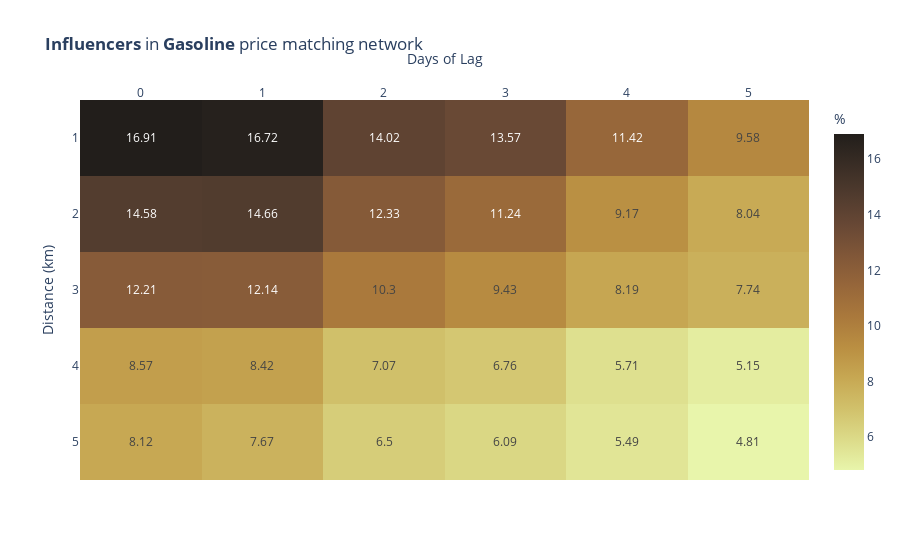
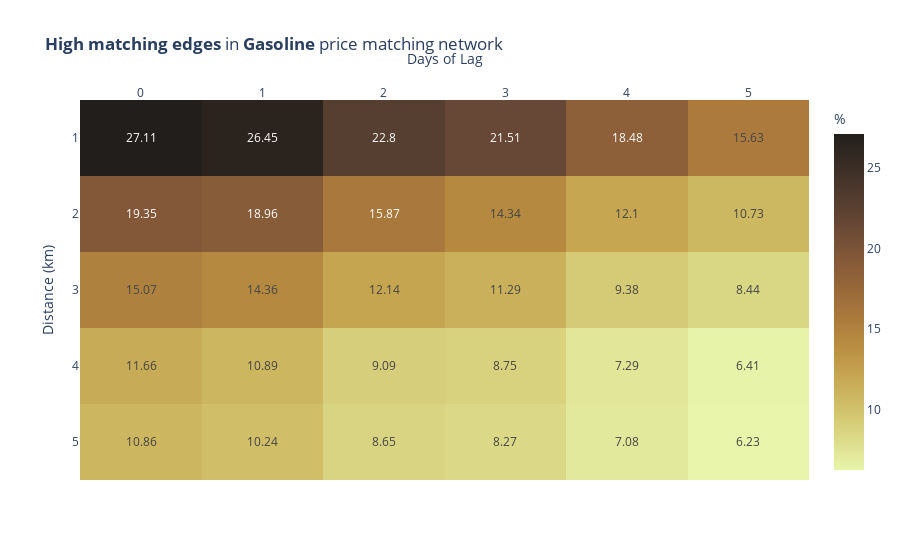

Notebook cell for these charts, in order:
### Markdown cell above
Printing the percentage of influencer over the total of nodes, and the percentage of high matching edges over the total of edges for every km and day of lag.

After giving a quick view of the data we can see that increasing in **km** and **lag** reduce the percentage of influencers and high matching edges present in the networks, this means that by more km are the stations divided less the possibility thet they have an high influence over each other, and the more days pass after a change in price from a station less the possibility that another stations will adapt to the new price

If we look closer in this negative trend we can see, that the decreasing difference in the high matching edges from lag 0 to lag 1 is negligible always less than 1%, same for the number of influencer that in some case it will also increase.

We also have to keep in mind that as concern the lag 0 every high matching nodes goes in two directions because the change in price it is simultaneous, A change with B and B with A, if we want to be precise the number of high matching edge for 0 lag should be divided by two.
We can also have between two different stations mutual edges with lag greater than 0 but in this case the information obtained is different, it tells us that the two stations adapt to each other continuously after a certain number of days.

### Code cell
import plotly.express as px

# Function to visualize the percentage of influencers and high matching edges in the price matching network
def print_hign_matching_and_influencers(price_matching_network, influencers, high_matching_edges,fuel_type):
    
    data_influencers,data_high_matching  = [], []

    for km in influencers:

        total_edges = len(price_matching_network[km].edges())
        total_nodes = len(price_matching_network[km].nodes())

        row_influencers,row_high_matching = [], []

        for lag in influencers[km]:

            row_influencers.append(round(len(influencers[km][lag]) / total_nodes*100,2))
            row_high_matching.append(round(len(high_matching_edges[km][lag]) / total_edges*100,2))

        data_influencers.append(row_influencers)
        data_high_matching.append(row_high_matching)

    fig_influencers = px.imshow(data_influencers, text_auto=True, 
                    aspect="auto", 
                    title=f"<b>Influencers</b> in <b>{fuel_type}</b> price matching network", 
                    labels=dict(x="Days of Lag", y="Distance (km)", color="%"),
                    y=["1", "2", "3", "4", "5"],color_continuous_scale='turbid')
    fig_influencers.update_xaxes(side="top")
    
    fig_high_matching = px.imshow(data_high_matching, text_auto=True, 
                    aspect="auto", 
                    title=f"<b>High matching edges</b> in <b>{fuel_type}</b> price matching network", 
                    labels=dict(x="Days of Lag", y="Distance (km)", color="%"),
                    y=["1", "2", "3", "4", "5"],color_continuous_scale='turbid')
    fig_high_matching.update_xaxes(side="top")

    fig_influencers.show()
    fig_high_matching.show()

print_hign_matching_and_influencers(price_matching_network_gasoline,influencers_gasoline,high_matching_gasoline,"Gasoline")

### Figure 1 — Plotly figure (JSON) as saved in the notebook; plotly's stock layout.template omitted (floating-point values rounded to 4 significant figures)
{"data": [{"coloraxis": "coloraxis", "hovertemplate": "Days of Lag: %{x}<br>Distance (km): %{y}<br>%: %{z}<extra></extra>", "name": "0", "texttemplate": "%{z}", "type": "heatmap", "xaxis": "x", "y": ["1", "2", "3", "4", "5"], "yaxis": "y", "z": [[16.91, 16.72, 14.02, 13.57, 11.42, 9.58], [14.58, 14.66, 12.33, 11.24, 9.17, 8.04], [12.21, 12.14, 10.3, 9.43, 8.19, 7.74], [8.57, 8.42, 7.07, 6.76, 5.71, 5.15], [8.12, 7.67, 6.5, 6.09, 5.49, 4.81]]}], "layout": {"coloraxis": {"colorbar": {"title": {"text": "%"}}, "colorscale": [[0, "rgb(232, 245, 171)"], [0.09091, "rgb(220, 219, 137)"], [0.1818, "rgb(209, 193, 107)"], [0.2727, "rgb(199, 168, 83)"], [0.3636, "rgb(186, 143, 66)"], [0.4545, "rgb(170, 121, 60)"], [0.5455, "rgb(151, 103, 58)"], [0.6364, "rgb(129, 87, 56)"], [0.7273, "rgb(104, 72, 53)"], [0.8182, "rgb(80, 59, 46)"], [0.9091, "rgb(57, 45, 37)"], [1, "rgb(34, 30, 27)"]]}, "title": {"text": "<b>Influencers</b> in <b>Gasoline</b> price matching network"}, "xaxis": {"anchor": "y", "domain": [0, 1], "side": "top", "title": {"text": "Days of Lag"}}, "yaxis": {"anchor": "x", "autorange": "reversed", "domain": [0, 1], "title": {"text": "Distance (km)"}}}}

### Figure 2 — Plotly figure (JSON) as saved in the notebook; plotly's stock layout.template omitted (floating-point values rounded to 4 significant figures)
{"data": [{"coloraxis": "coloraxis", "hovertemplate": "Days of Lag: %{x}<br>Distance (km): %{y}<br>%: %{z}<extra></extra>", "name": "0", "texttemplate": "%{z}", "type": "heatmap", "xaxis": "x", "y": ["1", "2", "3", "4", "5"], "yaxis": "y", "z": [[27.11, 26.45, 22.8, 21.51, 18.48, 15.63], [19.35, 18.96, 15.87, 14.34, 12.1, 10.73], [15.07, 14.36, 12.14, 11.29, 9.38, 8.44], [11.66, 10.89, 9.09, 8.75, 7.29, 6.41], [10.86, 10.24, 8.65, 8.27, 7.08, 6.23]]}], "layout": {"coloraxis": {"colorbar": {"title": {"text": "%"}}, "colorscale": [[0, "rgb(232, 245, 171)"], [0.09091, "rgb(220, 219, 137)"], [0.1818, "rgb(209, 193, 107)"], [0.2727, "rgb(199, 168, 83)"], [0.3636, "rgb(186, 143, 66)"], [0.4545, "rgb(170, 121, 60)"], [0.5455, "rgb(151, 103, 58)"], [0.6364, "rgb(129, 87, 56)"], [0.7273, "rgb(104, 72, 53)"], [0.8182, "rgb(80, 59, 46)"], [0.9091, "rgb(57, 45, 37)"], [1, "rgb(34, 30, 27)"]]}, "title": {"text": "<b>High matching edges</b> in <b>Gasoline</b> price matching network"}, "xaxis": {"anchor": "y", "domain": [0, 1], "side": "top", "title": {"text": "Days of Lag"}}, "yaxis": {"anchor": "x", "autorange": "reversed", "domain": [0, 1], "title": {"text": "Distance (km)"}}}}
